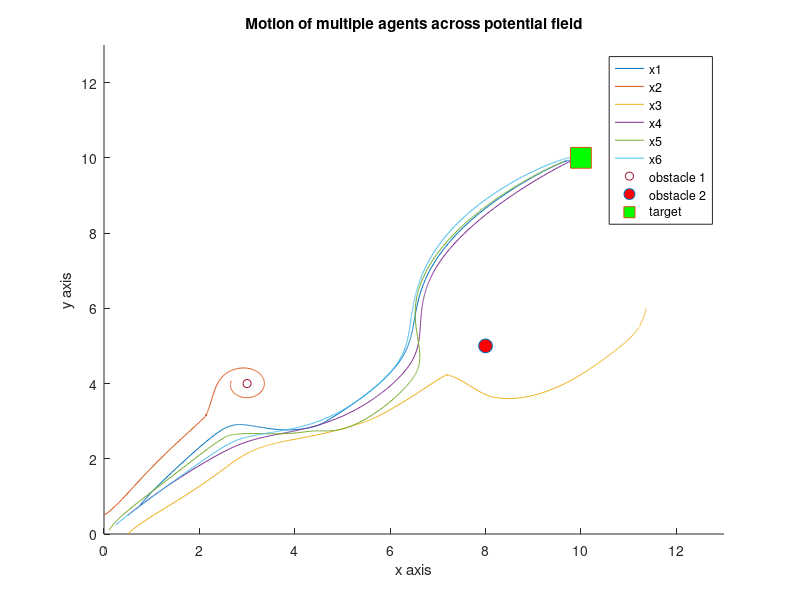

Reproduce this figure in MATLAB.
function potentialfieldmultipleagents
%work area
wa=[0:0.1:13;0:0.1:13];
%locations of obstacles and target
T=[10,10];
obs=[3,4;8,5];
n=length(wa(1,:));
%gains
kT=3;
ko=[4,5];

Gp=1; %potential and formation gains
options=odeset('events',@StopSim);
Vp=4; kn=3; L=2; %km=0.05;
% A1=[0 0 0 0 0 0;1 0 0 0 0 0;1 0 0 0 0 0;0 1 0 0 0 0;0 0 1 0 0 0;0 0 1 0 0 0];
% D1=[0 0 0 0 0 0;0 1 0 0 0 0;0 0 1 0 0 0;0 0 0 1 0 0;0 0 0 0 1 0;0 0 0 0 0 1];
A1=[0 1 1 1 1 1;1 0 1 0 0 1;1 1 0 1 0 0;1 0 1 0 1 0;1 0 0 1 0 1;1 1 0 0 1 0];
D1=[5 0 0 0 0 0;0 3 0 0 0 0;0 0 3 0 0 0;0 0 0 3 0 0;0 0 0 0 3 0;0 0 0 0 0 3];
L1=D1-A1;

A=[0 0 0.5 0 0 0;0.5 0 0 0 0 0.5;0.5 0.5 0 0 0 0;0 0.5 0 0 0 0;0 0 0.5 0 0 0;0 0 0 0.5 0.5 0];
D=[0.5 0 0 0 0 0;0 1 0 0 0 0;0 0 1 0 0 0;0 0 0 0.5 0 0;0 0 0 0 0.5 0;0 0 0 0 0 1];
% L=D-A;
%initial robot condition
init(1:6)=[0.75;0;0.5;0.5;0.1;0.25];
init(7:12)=[0.75;0.5;0;0.5;0.1;0.25];
init(13:18)=[pi/3;pi/6;pi/3;pi/4;pi/3;pi/4];
%0.75;pi/3;0.5;pi/3;0;pi/3;0.5;pi/4;0.1;pi/3;0.25;pi/4
[t,pos]=ode45(@robot,[0 100],init,options);
figure()
hold on
plot(pos(:,1),pos(:,7),pos(:,2),pos(:,8),pos(:,3),pos(:,9),pos(:,4),pos(:,10),pos(:,5),pos(:,11),pos(:,6),pos(:,12))
title('Motion of multiple agents across potential field')
plot(obs(1,1),obs(1,2),'o',obs(2,1),obs(2,2),'o','MarkerFaceColor','r','MarkerSize',10)
plot(T(1,1),T(1,2),'s','MarkerFaceColor','g','MarkerSize',15)
ylabel('y axis')
xlabel('x axis')
legend({'x1','x2','x3','x4','x5','x6','obstacle 1','obstacle 2','target'})
xlim([0 13]);
ylim([0 13]);


    function dp=robot(t,pos)
        dp=zeros(18,1);        
        x(1:6)=pos(1:6);
        y(1:6)=pos(7:12);
        theta(1:6)=pos(13:18);
        if ((x(1)-T(1))^2)+((y(1)-T(2))^2)>1 || ((x(2)-T(1))^2)+((y(2)-T(2))^2)>1 || ((x(3)-T(1))^2)+((y(3)-T(2))^2)>1 || ((x(4)-T(1))^2)+((y(4)-T(2))^2)>1 || ((x(5)-T(1))^2)+((y(5)-T(2))^2)>1 || ((x(6)-T(1))^2)+((y(6)-T(2))^2)>1
            km=0.05;
        else
            km=0;
        end
        
        FTx=kT*(T(1,1)-x(1))/(sqrt(((T(1,1)-x(1))^2)+((T(1,2)-y(1))^2)));
        Fo1x=-ko(1,1)*(obs(1,1)-x(1))/((((obs(1,1)-x(1))^2)+(obs(1,2)-y(1))^2)^1.5);
        Fo2x=-ko(1,2)*(obs(2,1)-x(1))/((((obs(2,1)-x(1))^2)+(obs(2,2)-y(1))^2)^1.5);
        Fom2x=-km*(x(2)-x(1))/((((x(2)-x(1))^2)+(y(2)-y(1))^2)^1.5);
        Fom3x=-km*(x(3)-x(1))/((((x(3)-x(1))^2)+(y(3)-y(1))^2)^1.5);
        Fom4x=-km*(x(4)-x(1))/((((x(4)-x(1))^2)+(y(4)-y(1))^2)^1.5);
        Fom5x=-km*(x(5)-x(1))/((((x(5)-x(1))^2)+(y(5)-y(1))^2)^1.5);
        Fom6x=-km*(x(6)-x(1))/((((x(6)-x(1))^2)+(y(6)-y(1))^2)^1.5);
        Fx=FTx+Fo1x+Fo2x+Fom2x+Fom3x+Fom4x+Fom5x+Fom6x;
        FTy=kT*(T(1,2)-y(1))/(sqrt(((T(1,1)-x(1))^2)+(T(1,2)-y(1))^2));
        Fo1y=-ko(1,1)*(obs(1,2)-y(1))/((((obs(1,1)-x(1))^2)+(obs(1,2)-y(1))^2)^1.5);
        Fo2y=-ko(1,2)*(obs(2,2)-y(1))/((((obs(2,1)-x(1))^2)+(obs(2,2)-y(1))^2)^1.5);
        Fom2y=-km*(y(2)-y(1))/((((x(2)-x(1))^2)+(y(2)-y(1))^2)^1.5);
        Fom3y=-km*(y(3)-y(1))/((((x(3)-x(1))^2)+(y(3)-y(1))^2)^1.5);
        Fom4y=-km*(y(4)-y(1))/((((x(4)-x(1))^2)+(y(4)-y(1))^2)^1.5);        
        Fom5y=-km*(y(5)-y(1))/((((x(5)-x(1))^2)+(y(5)-y(1))^2)^1.5);       
        Fom6y=-km*(y(6)-y(1))/((((x(6)-x(1))^2)+(y(6)-y(1))^2)^1.5);       
        Fy=FTy+Fo1y+Fo2y+Fom2y+Fom3y+Fom4y+Fom5y+Fom6y;
        thetades(1)=(Gp*atan2(Fy,Fx));
%         fi(1)=kn*(thetades(1)-theta);
        
        FTx2=kT*(T(1,1)-x(2))/(sqrt(((T(1,1)-x(2))^2)+((T(1,2)-y(2))^2)));
        Fo1x2=-ko(1,1)*(obs(1,1)-x(2))/((((obs(1,1)-x(2))^2)+(obs(1,2)-y(2))^2)^1.5);
        Fo2x2=-ko(1,2)*(obs(2,1)-x(2))/((((obs(2,1)-x(2))^2)+(obs(2,2)-y(2))^2)^1.5);
        Fom1x2=-km*(x(1)-x(2))/((((x(1)-x(2))^2)+(y(1)-y(2))^2)^1.5);
        Fom3x2=-km*(x(3)-x(2))/((((x(3)-x(2))^2)+(y(3)-y(2))^2)^1.5);
        Fom4x2=-km*(x(4)-x(2))/((((x(4)-x(2))^2)+(y(4)-y(2))^2)^1.5);
        Fom5x2=-km*(x(5)-x(2))/((((x(5)-x(2))^2)+(y(5)-y(2))^2)^1.5);
        Fom6x2=-km*(x(6)-x(2))/((((x(6)-x(2))^2)+(y(6)-y(2))^2)^1.5);
        Fx2=FTx2+Fo1x2+Fo2x2+Fom1x2+Fom3x2+Fom4x2+Fom5x2+Fom6x2;
        FTy2=kT*(T(1,2)-y(2))/(sqrt(((T(1,1)-x(2))^2)+(T(1,2)-y(2))^2));
        Fo1y2=-ko(1,1)*(obs(1,2)-y(2))/((((obs(1,1)-x(2))^2)+(obs(1,2)-y(2))^2)^1.5);
        Fo2y2=-ko(1,2)*(obs(2,2)-y(2))/((((obs(2,1)-x(2))^2)+(obs(2,2)-y(2))^2)^1.5);
        Fom1y2=-km*(y(1)-y(2))/((((x(1)-x(2))^2)+(y(1)-y(2))^2)^1.5);
        Fom3y2=-km*(y(3)-y(2))/((((x(3)-x(2))^2)+(y(3)-y(2))^2)^1.5);
        Fom4y2=-km*(y(4)-y(2))/((((x(4)-x(2))^2)+(y(4)-y(2))^2)^1.5);
        Fom5y2=-km*(y(5)-y(2))/((((x(5)-x(2))^2)+(y(5)-y(2))^2)^1.5);
        Fom6y2=-km*(y(6)-y(2))/((((x(6)-x(2))^2)+(y(6)-y(2))^2)^1.5);
        Fy2=FTy2+Fo1y2+Fo2y2+Fom1y2+Fom3y2+Fom4y2+Fom5y2+Fom6y2;
        thetades(2)=(Gp*atan2(Fy2,Fx2));
%        fi(2)=kn*(thetades(2)-theta2);
        
        FTx3=kT*(T(1,1)-x(3))/(sqrt(((T(1,1)-x(3))^2)+((T(1,2)-y(3))^2)));
        Fo1x3=-ko(1,1)*(obs(1,1)-x(3))/((((obs(1,1)-x(3))^2)+(obs(1,2)-y(3))^2)^1.5);
        Fo2x3=-ko(1,2)*(obs(2,1)-x(3))/((((obs(2,1)-x(3))^2)+(obs(2,2)-y(3))^2)^1.5);
        Fom1x3=-km*(x(1)-x(3))/((((x(1)-x(3))^2)+(y(1)-y(3))^2)^1.5);
        Fom2x3=-km*(x(2)-x(3))/((((x(2)-x(3))^2)+(y(2)-y(3))^2)^1.5);
        Fom4x3=-km*(x(4)-x(3))/((((x(4)-x(3))^2)+(y(4)-y(3))^2)^1.5);
        Fom5x3=-km*(x(5)-x(3))/((((x(5)-x(3))^2)+(y(5)-y(3))^2)^1.5);        
        Fom6x3=-km*(x(6)-x(3))/((((x(6)-x(3))^2)+(y(6)-y(3))^2)^1.5);
        Fx3=FTx3+Fo1x3+Fo2x3+Fom1x3+Fom2x3+Fom4x3+Fom5x3+Fom6x3;
        FTy3=kT*(T(1,2)-y(3))/(sqrt(((T(1,1)-x(3))^2)+(T(1,2)-y(3))^2));
        Fo1y3=-ko(1,1)*(obs(1,2)-y(3))/((((obs(1,1)-x(3))^2)+(obs(1,2)-y(3))^2)^1.5);
        Fo2y3=-ko(1,2)*(obs(2,2)-y(3))/((((obs(2,1)-x(3))^2)+(obs(2,2)-y(3))^2)^1.5);
        Fom1y3=-km*(y(1)-y(3))/((((x(1)-x(3))^2)+(y(1)-y(3))^2)^1.5);
        Fom2y3=-km*(y(2)-y(3))/((((x(2)-x(3))^2)+(y(2)-y(3))^2)^1.5);
        Fom4y3=-km*(y(4)-y(3))/((((x(4)-x(3))^2)+(y(4)-y(3))^2)^1.5);        
        Fom5y3=-km*(y(5)-y(3))/((((x(5)-x(3))^2)+(y(5)-y(3))^2)^1.5); 
        Fom6y3=-km*(y(6)-y(3))/((((x(6)-x(3))^2)+(y(6)-y(3))^2)^1.5);                
        Fy3=FTy3+Fo1y3+Fo2y3+Fom1y3+Fom2y3+Fom4y3+Fom5y3+Fom6y3;
        thetades(3)=(Gp*atan2(Fy3,Fx));
%        fi(3)=kn*(thetades(3)-theta3);

        FTx4=kT*(T(1,1)-x(4))/(sqrt(((T(1,1)-x(4))^2)+((T(1,2)-y(4))^2)));
        Fo1x4=-ko(1,1)*(obs(1,1)-x(4))/((((obs(1,1)-x(4))^2)+(obs(1,2)-y(4))^2)^1.5);
        Fo2x4=-ko(1,2)*(obs(2,1)-x(4))/((((obs(2,1)-x(4))^2)+(obs(2,2)-y(4))^2)^1.5);
        Fom1x4=-km*(x(1)-x(4))/((((x(1)-x(4))^2)+(y(1)-y(4))^2)^1.5);
        Fom2x4=-km*(x(2)-x(4))/((((x(2)-x(4))^2)+(y(2)-y(4))^2)^1.5);
        Fom3x4=-km*(x(3)-x(4))/((((x(3)-x(4))^2)+(y(3)-y(4))^2)^1.5);
        Fom5x4=-km*(x(5)-x(4))/((((x(5)-x(4))^2)+(y(5)-y(4))^2)^1.5);        
        Fom6x4=-km*(x(6)-x(4))/((((x(6)-x(4))^2)+(y(6)-y(4))^2)^1.5);        
        Fx4=FTx4+Fo1x4+Fo2x4+Fom1x4+Fom2x4+Fom3x4+Fom5x4+Fom6x4;
        FTy4=kT*(T(1,2)-y(4))/(sqrt(((T(1,1)-x(4))^2)+(T(1,2)-y(4))^2));
        Fo1y4=-ko(1,1)*(obs(1,2)-y(4))/((((obs(1,1)-x(4))^2)+(obs(1,2)-y(4))^2)^1.5);
        Fo2y4=-ko(1,2)*(obs(2,2)-y(4))/((((obs(2,1)-x(4))^2)+(obs(2,2)-y(4))^2)^1.5);
        Fom1y4=-km*(y(1)-y(4))/((((x(1)-x(4))^2)+(y(1)-y(4))^2)^1.5);
        Fom2y4=-km*(y(2)-y(4))/((((x(2)-x(4))^2)+(y(2)-y(4))^2)^1.5);
        Fom3y4=-km*(y(3)-y(4))/((((x(3)-x(4))^2)+(y(3)-y(4))^2)^1.5);        
        Fom5y4=-km*(y(5)-y(4))/((((x(5)-x(4))^2)+(y(5)-y(4))^2)^1.5);        
        Fom6y4=-km*(y(6)-y(4))/((((x(6)-x(4))^2)+(y(6)-y(4))^2)^1.5);                
        Fy4=FTy4+Fo1y4+Fo2y4+Fom1y4+Fom2y4+Fom3y4+Fom5y4+Fom6y4;
        thetades(4)=(Gp*atan2(Fy4,Fx4));
%        fi(4)=kn*(thetades(4)-theta4);

        FTx5=kT*(T(1,1)-x(5))/(sqrt(((T(1,1)-x(5))^2)+((T(1,2)-y(5))^2)));
        Fo1x5=-ko(1,1)*(obs(1,1)-x(5))/((((obs(1,1)-x(5))^2)+(obs(1,2)-y(5))^2)^1.5);
        Fo2x5=-ko(1,2)*(obs(2,1)-x(5))/((((obs(2,1)-x(5))^2)+(obs(2,2)-y(5))^2)^1.5);
        Fom1x5=-km*(x(1)-x(5))/((((x(1)-x(5))^2)+(y(1)-y(5))^2)^1.5);
        Fom2x5=-km*(x(2)-x(5))/((((x(2)-x(5))^2)+(y(2)-y(5))^2)^1.5);
        Fom3x5=-km*(x(3)-x(5))/((((x(3)-x(5))^2)+(y(3)-y(5))^2)^1.5);
        Fom4x5=-km*(x(4)-x(5))/((((x(4)-x(5))^2)+(y(4)-y(5))^2)^1.5);        
        Fom6x5=-km*(x(6)-x(5))/((((x(6)-x(5))^2)+(y(6)-y(5))^2)^1.5);        
        Fx5=FTx5+Fo1x5+Fo2x5+Fom1x5+Fom2x5+Fom3x5+Fom4x5+Fom6x5;
        FTy5=kT*(T(1,2)-y(5))/(sqrt(((T(1,1)-x(5))^2)+(T(1,2)-y(5))^2));
        Fo1y5=-ko(1,1)*(obs(1,2)-y(5))/((((obs(1,1)-x(5))^2)+(obs(1,2)-y(5))^2)^1.5);
        Fo2y5=-ko(1,2)*(obs(2,2)-y(5))/((((obs(2,1)-x(5))^2)+(obs(2,2)-y(5))^2)^1.5);
        Fom1y5=-km*(y(1)-y(5))/((((x(1)-x(5))^2)+(y(1)-y(5))^2)^1.5);
        Fom2y5=-km*(y(2)-y(5))/((((x(2)-x(5))^2)+(y(2)-y(5))^2)^1.5);
        Fom3y5=-km*(y(3)-y(5))/((((x(3)-x(5))^2)+(y(3)-y(5))^2)^1.5);        
        Fom4y5=-km*(y(4)-y(5))/((((x(4)-x(5))^2)+(y(4)-y(5))^2)^1.5);        
        Fom6y5=-km*(y(6)-y(5))/((((x(6)-x(5))^2)+(y(6)-y(5))^2)^1.5);                
        Fy5=FTy5+Fo1y5+Fo2y5+Fom1y5+Fom2y5+Fom3y5+Fom4y5+Fom6y5;
        thetades(5)=(Gp*atan2(Fy5,Fx5));
%        fi(5)=kn*(thetades(5)-theta5);
        
        FTx6=kT*(T(1,1)-x(6))/(sqrt(((T(1,1)-x(6))^2)+((T(1,2)-y(6))^2)));
        Fo1x6=-ko(1,1)*(obs(1,1)-x(6))/((((obs(1,1)-x(6))^2)+(obs(1,2)-y(6))^2)^1.5);
        Fo2x6=-ko(1,2)*(obs(2,1)-x(6))/((((obs(2,1)-x(6))^2)+(obs(2,2)-y(6))^2)^1.5);
        Fom1x6=-km*(x(1)-x(6))/((((x(1)-x(6))^2)+(y(1)-y(6))^2)^1.5);
        Fom2x6=-km*(x(2)-x(6))/((((x(2)-x(6))^2)+(y(2)-y(6))^2)^1.5);
        Fom3x6=-km*(x(3)-x(6))/((((x(3)-x(6))^2)+(y(3)-y(6))^2)^1.5);
        Fom4x6=-km*(x(4)-x(6))/((((x(4)-x(6))^2)+(y(4)-y(6))^2)^1.5);        
        Fom5x6=-km*(x(5)-x(6))/((((x(5)-x(6))^2)+(y(5)-y(6))^2)^1.5);        
        Fx6=FTx6+Fo1x6+Fo2x6+Fom1x6+Fom2x6+Fom3x6+Fom4x6+Fom5x6;
        FTy6=kT*(T(1,2)-y(6))/(sqrt(((T(1,1)-x(6))^2)+(T(1,2)-y(6))^2));
        Fo1y6=-ko(1,1)*(obs(1,2)-y(6))/((((obs(1,1)-x(6))^2)+(obs(1,2)-y(6))^2)^1.5);
        Fo2y6=-ko(1,2)*(obs(2,2)-y(6))/((((obs(2,1)-x(6))^2)+(obs(2,2)-y(6))^2)^1.5);
        Fom1y6=-km*(y(1)-y(6))/((((x(1)-x(6))^2)+(y(1)-y(6))^2)^1.5);
        Fom2y6=-km*(y(2)-y(6))/((((x(2)-x(6))^2)+(y(2)-y(6))^2)^1.5);
        Fom3y6=-km*(y(3)-y(6))/((((x(3)-x(6))^2)+(y(3)-y(6))^2)^1.5);        
        Fom4y6=-km*(y(4)-y(6))/((((x(4)-x(6))^2)+(y(4)-y(6))^2)^1.5);        
        Fom5y6=-km*(y(5)-y(6))/((((x(5)-x(6))^2)+(y(5)-y(6))^2)^1.5);                
        Fy6=FTy6+Fo1y6+Fo2y6+Fom1y6+Fom2y6+Fom3y6+Fom4y6+Fom5y6;
        thetades(6)=(Gp*atan2(Fy6,Fx6));
%        fi(6)=kn*(thetades(6)-theta6);
        
        nthetades(1:6)=thetades(1:6);%-Gf*L1*transpose(theta(1:6));
        fi(1:6)=kn*(nthetades(1:6)-theta(1:6));
        for im=1:6
            dp(im)=Vp*cos(fi(im))*cos(theta(im));
            dp(im+6)=Vp*cos(fi(im))*sin(theta(im));
            dp(im+12)=(Vp/L)*sin(fi(im));
        end
%         dp(1)=Vp*cos(fi(1))*cos(theta(1));
%         dp(7)=Vp*cos(fi(1))*sin(theta(1));
%         dp(13)=(Vp/L)*sin(fi(1));
%         dp(2)=Vp*cos(fi(2))*cos(theta(2));
%         dp(8)=Vp*cos(fi(2))*sin(theta(2));
%         dp(14)=(Vp/L)*sin(fi(2));
%         dp(3)=Vp*cos(fi(3))*cos(theta(3));
%         dp(9)=Vp*cos(fi(3))*sin(theta(3));
%         dp(15)=(Vp/L)*sin(fi(3));
%         dp(4)=Vp*cos(fi(4))*cos(theta(4));
%         dp(10)=Vp*cos(fi(4))*sin(theta(4));
%         dp(16)=(Vp/L)*sin(fi(4));
%         dp(5)=Vp*cos(fi(5))*cos(theta(5));
%         dp(11)=Vp*cos(fi(5))*sin(theta(5));
%         dp(17)=(Vp/L)*sin(fi(5));
%         dp(6)=Vp*cos(fi(6))*cos(theta(6));
%         dp(12)=Vp*cos(fi(6))*sin(theta(6));
%         dp(18)=(Vp/L)*sin(fi(6));
    end
    function [Val,Ister,Dir]=StopSim(t,pos)
        if ((pos(1)-T(1))^2)+((pos(2)-T(2))^2)<1e-2
            Val(1)=0;
        elseif ((pos(4)-T(1))^2)+((pos(5)-T(2))^2)<1e-2
            Val(1)=0;
        elseif ((pos(7)-T(1))^2)+((pos(8)-T(2))^2)<1e-2
            Val(1)=0;
        elseif ((pos(10)-T(1))^2)+((pos(11)-T(2))^2)<1e-2
            Val(1)=0;
        elseif ((pos(13)-T(1))^2)+((pos(14)-T(2))^2)<1e-2
            Val(1)=0;
        elseif ((pos(16)-T(1))^2)+((pos(17)-T(2))^2)<1e-2
            Val(1)=0;
        else
            Val(1)=1;
        end
        Ister(1)=1;
        Dir(1)=0;
    end 
end